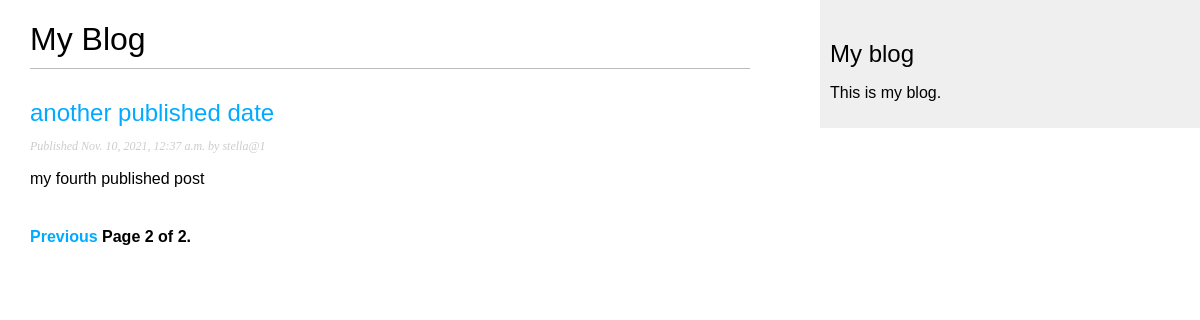
Screenshot of /blog/?page=2 with the database file from the repository.
### blog/models.py (models this page shows, shortened)
class Post(models.Model):
    STATUS_CHOICES = (('draft','Draft'),('published','Published'),)
    title = models.CharField(max_length=300)
    slug = models.SlugField(max_length=250, unique_for_date='publish')#used to imput urls
    author=models.ForeignKey(User,on_delete=models.CASCADE, related_name='blog_posts')
    body = models.TextField()
    publish = models.DateTimeField(default=timezone.now)
    created = models.DateTimeField(auto_now_add=True)
    status = models.CharField(max_length=10, choices = STATUS_CHOICES)
    objects =models.Manager()
    published = PublishedManager()
    class Mata:
        apperance = ('-publish',)
    def get_absolute_url(self):
           return reverse('blog:post_detail',
            args=[self.publish.year,
                 self.publish.month,
                 self.publish.day, self.slug])

### blog/views.py (the view)
# urls.py: path('', views.post_list, name='post_list'),
def post_list(request):
        object_list = Post.published.all()
        paginator = Paginator(object_list,3) # 3 posts in each page
        page = request.GET.get('page')#tryinh to know how many pages we have now
        try:
             posts = paginator.page(page)#here we put the objects in the  paginator so that can be in a page into a a given page
        except PageNotAnInteger:# this means that if the parameter of page is not an integer, then display the next page
             posts = paginator.page(1)
        except EmptyPage:
         posts = paginator.page(paginator.num_pages)
        return render(request, 'blog/post/list.html', {'posts':posts,'page':page})

### blog/models.py (called while the page is built)
    def get_queryset(self):
        return super(PublishedManager,
               self).get_queryset()\
                   .filter(status='published', )

### blog/templates/blog/post/list.html (shortened to what this page needs)
{% extends "blog/base.html" %}
{% block content %}
 <h1>My Blog</h1>
{% for post in posts %}
 <h2>
    <a href="{{ post.get_absolute_url }}">
{{ post.title }}
</a>
</h2>
<p class="date">
Published {{ post.publish }} by {{ post.author }}
</p>
{{ post.body|truncatewords:30|linebreaks }}
{% endfor %}
   {% include "pagination.html" with page=posts  %}
{% endblock content %}

### blog/static/css/blog.css (style rules this page uses)
body { margin:0; padding:0; font-family:helvetica, sans-serif; }
a { color:#00abff; text-decoration:none; }
h1 { font-weight:normal; border-bottom:1px solid #bbb; padding:0 0 10px 0; }
h2 { font-weight:normal; margin:30px 0 0; }
p.date { color:#ccc; font-family: georgia, serif; font-size: 12px; font-style: italic; }

### rows the page displays
Post: title "another published date", publish "Nov. 10, 2021, 12:37 a.m.", author "stella@1", body "my fourth published post"

### other values shown
{{ page.number }} "2"
{{ page.paginator.num_pages }} "2"
